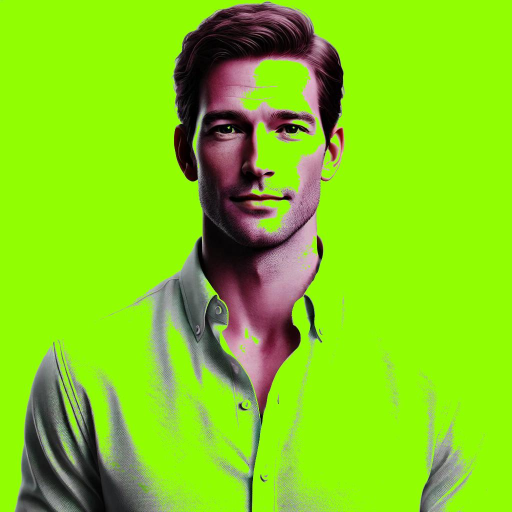
#> input picture Image Verte.jpg, 1024 x 1024 px (shown at 1/2 size)
$ python Filtre_vert.py
#> lines starting #> are read from the running program, lines starting #| are printed output that depends on the picture
# PIL (Python Imaging Library) bibliothèque de traitement d’image python
from PIL import Image
# Tkinter est une bibliothèque graphique du langage de programmation Python
import tkinter as tk
from tkinter import filedialog

# Créer une fenêtre Tkinter (mais la masquer)
root = tk.Tk()
root.withdraw()

# Demande de sélectionner un fichier image
print("Veuillez choisir votre image")

#Variable correspondant à la sélection du fichier
fichier_image = filedialog.askopenfilename(title="Sélectionner un fichier")
#> the answer given: Image Verte.jpg

# Le fichier est défini par la variable fichier_image = input()
print("Démarrage du traitement de : ", fichier_image)

# Chargement du fichier image
img = Image.open(fichier_image)
#> img is the input picture: PIL image 1024x1024 RGB; mean R, G, B 134.8, 210.6, 26

# Dimension de l'image en largeur et en hauteur
largeur_img, hauteur_img = img.size
#> largeur_img = 1024; hauteur_img = 1024

# Definition niveau blanc
niveau_blanc = 180
print("niveau_blanc",niveau_blanc)

def Filtre_vert():
    print("Vous avez choisi le filtre Vert")
    for y in range(hauteur_img):
        for x in range(largeur_img):
            # traitements de l'image
            r, v, b = img.getpixel((x, y))
            # Si il y a des pixels blancs
            if r > niveau_blanc and v > niveau_blanc and b > niveau_blanc:
                # Je remplace le blanc par du VERT
                img.putpixel((x, y), (145, 254, 1))
            else:
                img.putpixel((x, y), (r, b, v))
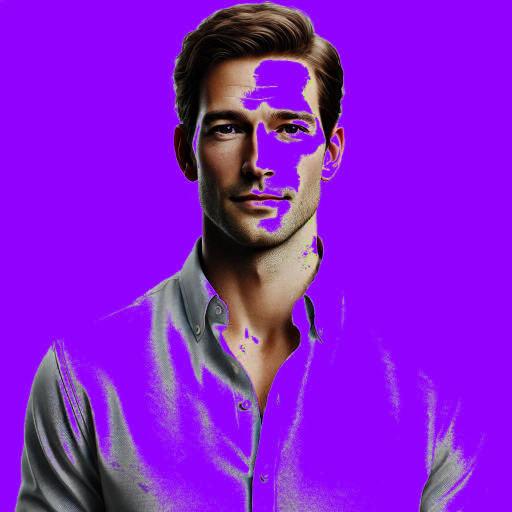
#> img: PIL image 1024x1024 RGB (shown at 1/2 size); mean R, G, B 134.8, 26.1, 210.5
    # Sauvegarde du fichier sous le nom de "Image Verte"
    img.save("Image Verte.jpg")
    print("Traitement image verte terminé")

Filtre_vert()
